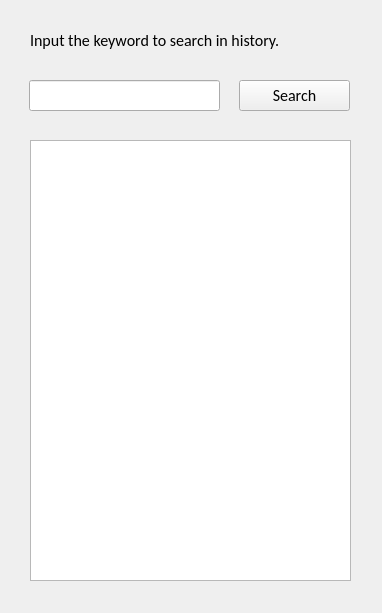
<?xml version="1.0" encoding="UTF-8"?>
<ui version="4.0">
 <class>SearchHistory</class>
 <widget class="QWidget" name="SearchHistory">
  <property name="geometry">
   <rect>
    <x>0</x>
    <y>0</y>
    <width>382</width>
    <height>613</height>
   </rect>
  </property>
  <property name="windowTitle">
   <string>Form</string>
  </property>
  <widget class="QLineEdit" name="keyword">
   <property name="geometry">
    <rect>
     <x>29</x>
     <y>80</y>
     <width>191</width>
     <height>31</height>
    </rect>
   </property>
   <property name="font">
    <font>
     <family>Calibri</family>
     <pointsize>12</pointsize>
    </font>
   </property>
   <property name="text">
    <string/>
   </property>
  </widget>
  <widget class="QPushButton" name="search">
   <property name="geometry">
    <rect>
     <x>239</x>
     <y>80</y>
     <width>111</width>
     <height>31</height>
    </rect>
   </property>
   <property name="font">
    <font>
     <family>Calibri</family>
     <pointsize>12</pointsize>
    </font>
   </property>
   <property name="text">
    <string>Search</string>
   </property>
  </widget>
  <widget class="QLabel" name="info">
   <property name="geometry">
    <rect>
     <x>30</x>
     <y>20</y>
     <width>331</width>
     <height>41</height>
    </rect>
   </property>
   <property name="font">
    <font>
     <family>Calibri</family>
     <pointsize>12</pointsize>
    </font>
   </property>
   <property name="text">
    <string>Input the keyword to search in history.</string>
   </property>
  </widget>
  <widget class="QTextBrowser" name="result">
   <property name="geometry">
    <rect>
     <x>30</x>
     <y>140</y>
     <width>321</width>
     <height>441</height>
    </rect>
   </property>
  </widget>
 </widget>
 <resources/>
 <connections/>
</ui>
